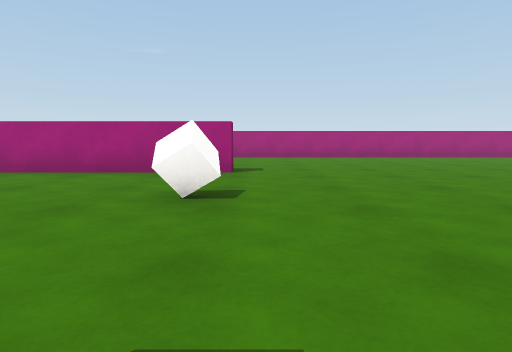
view 1 (above)

16 first-person views from a walk through a Unity game level. The camera is 0.62 m above the floor, tilts 6° down and sees 75° across. The floor is counted in squares, 1 m on a side. Each view is taken from the middle of a square. On the plan, view 1 faces up. The plan holds only what a view shows up to about 10 squares ahead; the rest is blank. The player character is not drawn.

view 2
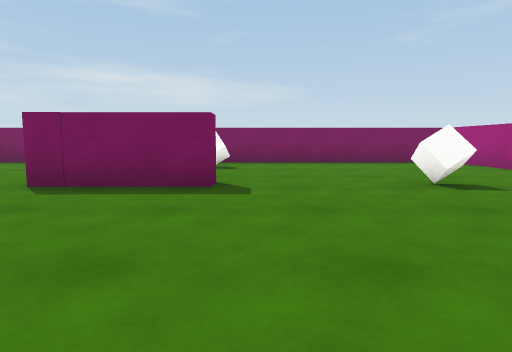

view 3
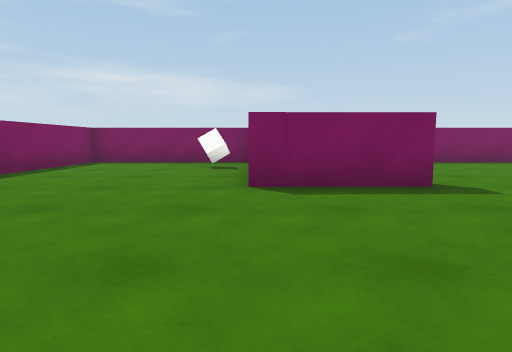

view 4
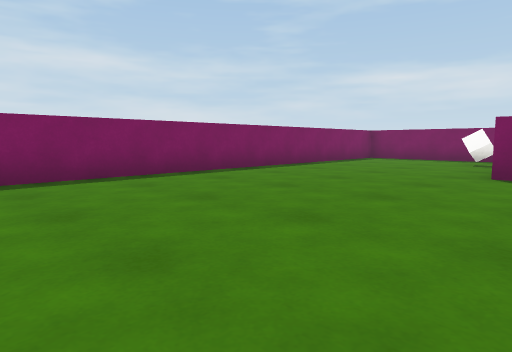

view 5
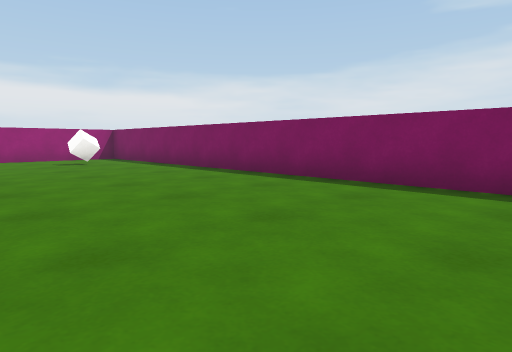

view 6
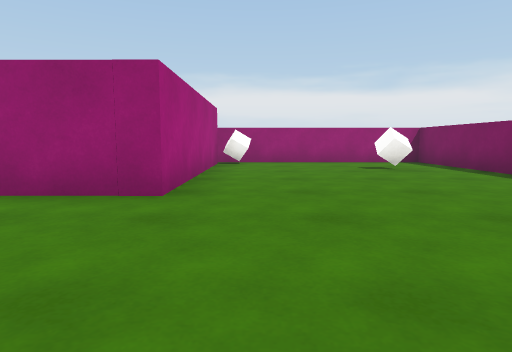

view 7
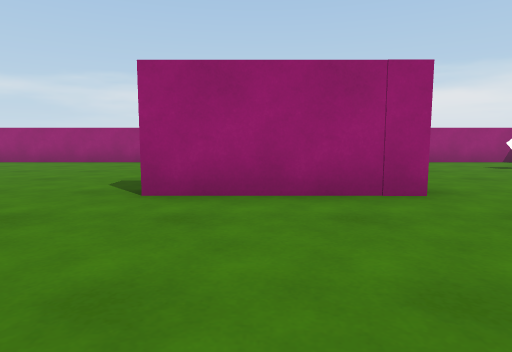

view 8
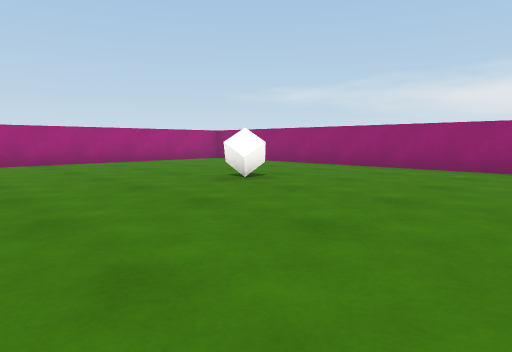

view 9
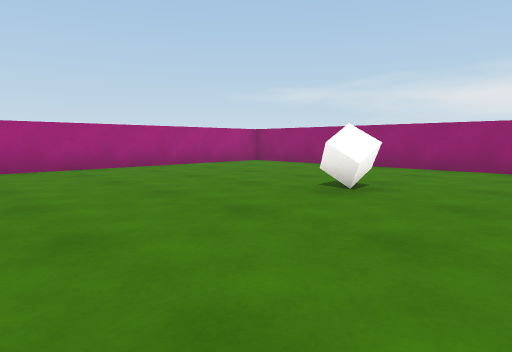

view 10
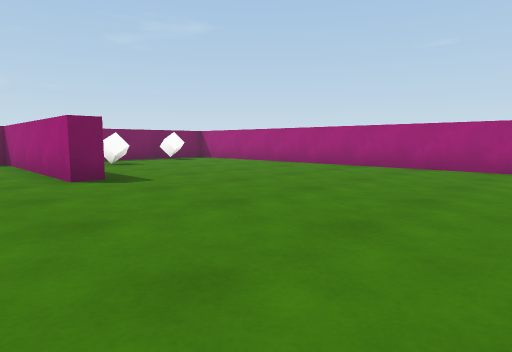

view 11
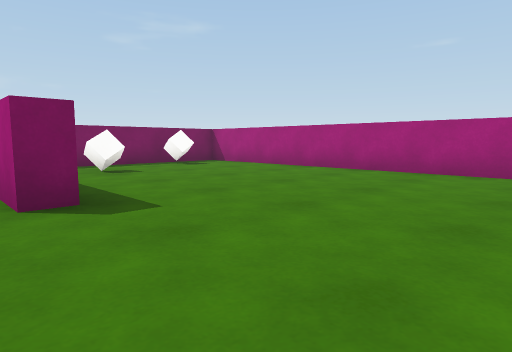

view 12
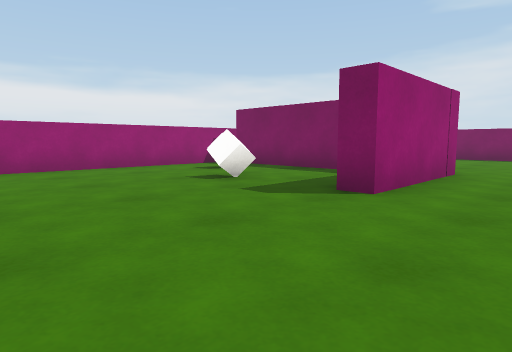

view 13
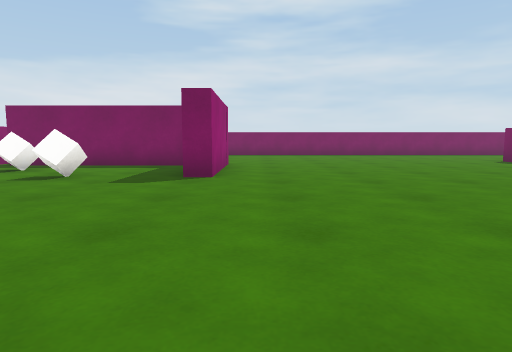

view 14
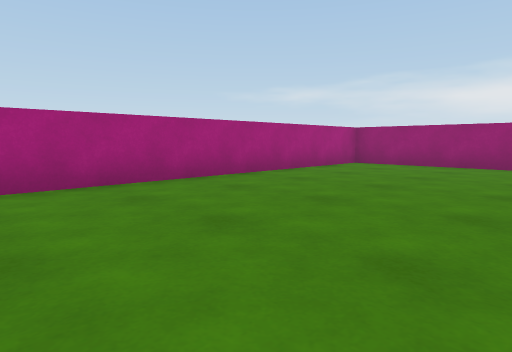

view 15
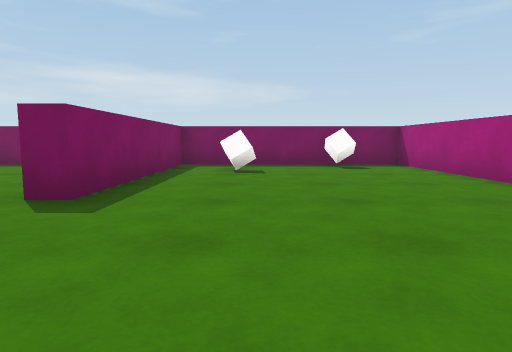

view 16
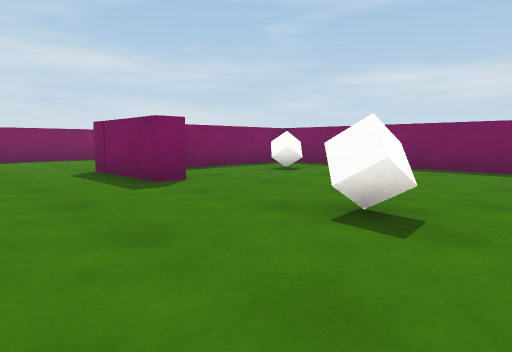

### Floor plan
Points are (right, up) in squares from view 1. A wall is a line through its corners. A room is listed if a view was taken in it or the views show most of it. See-through windows are left out.
Room 1 (views 1, 2, 3, 4, 5, 6, 7, 8, 9, 10, 11, 12, 13, 14, 15, 16)
walls: (-1.1, 0.4) (-0.5, 0.4) (-0.5, -2.1); (8.8, -0.4) (13.2, -0.4); (4, 12.7) (-5.8, 12.7) (-5.8, 7.1) (-0.5, 7.1) (-0.5, 6.6) (-5.8, 6.6) (-5.8, -1.2); (13.2, -0.9) (7.7, -0.9) (7.7, 2.3) (8.2, 2.3); (-5.6, -1.6) (-2.2, -1.6); (-5.8, -2.1) (-5.8, -6.7) (13.8, -6.7) (13.8, 12.7) (5.5, 12.7)
objects: white cube (-5, 11); white cube (-4, -3); white cube (-4, 0); white cube (-4, 9); white cube (-1, 4); white cube (10, 2); white cube (10, 7); white cube (11, -5); white cube (12, 1)

Where each view was taken, in squares from view 1:
view 1: 0 up, 0 right, facing up
view 2: 1 up, 4 right, facing left
view 3: 2 down, 4 right, facing left
view 4: 1 down, 6 right, facing down-left
view 5: 2 down, 2 right, facing down-right
view 6: 2 down, 4 right, facing right
view 7: 1 up, 4 right, facing right
view 8: 3 up, 6 right, facing up-right
view 9: 5 up, 6 right, facing up-right
view 10: 5 up, 5 right, facing up-left
view 11: 6 up, 3 right, facing up-left
view 12: 6 up, 6 right, facing down-right
view 13: 8 up, 7 right, facing down
view 14: 8 up, 5 right, facing up-right
view 15: 9 up, 3 right, facing left
view 16: 5 up, 2 right, facing down-left
